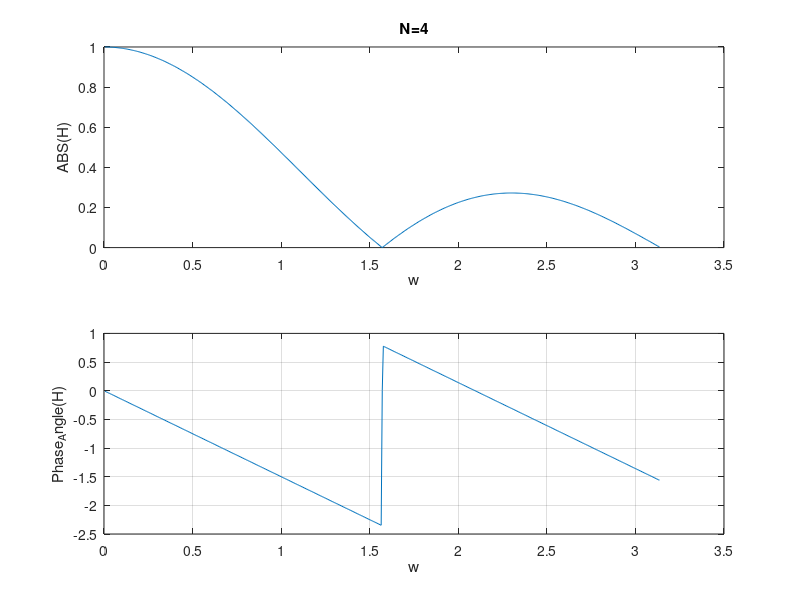
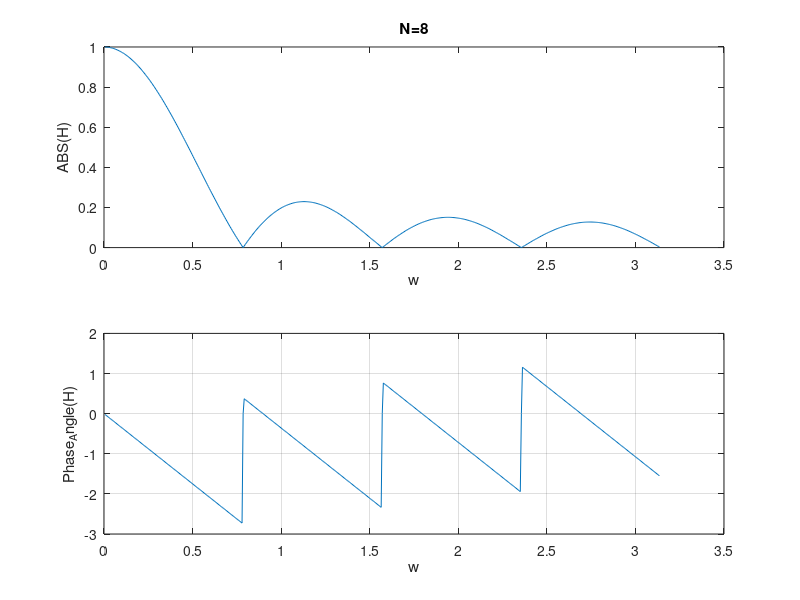
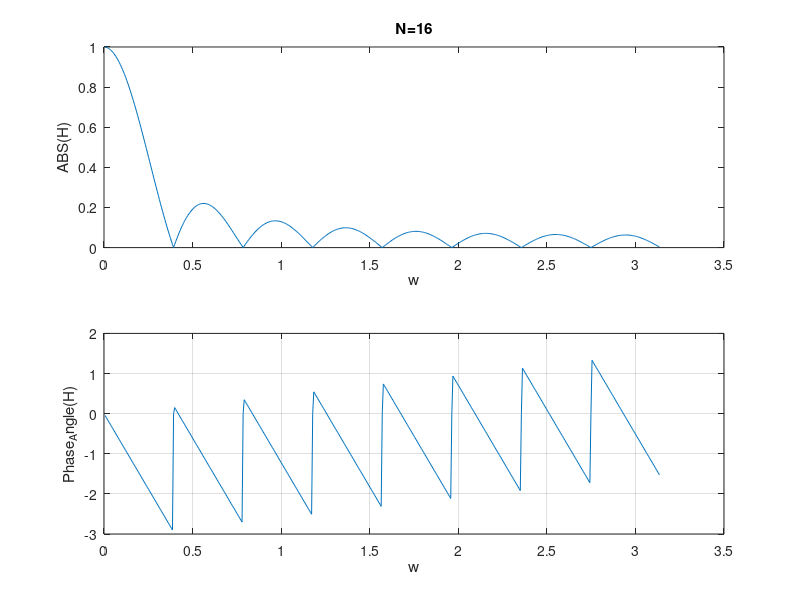
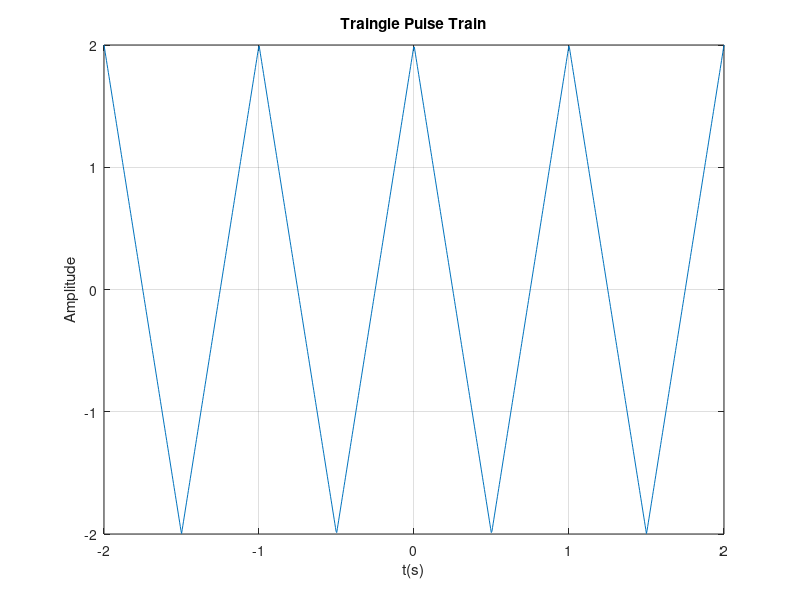

The MATLAB source for these figures, in order: (Note: this script raises an error after producing the figures.)
clc; close all; clear;

% Setting up required functions
u = @(n)double(n>=0);
del = @(n)double(n==0);

%% Question 1


% N = 4

N = 4;
b = zeros(1,N+1);
b(1) = 1;
b(N+1) = -1;
a = [1,-1];
[H, w] = freqz(b/N,a);

figure;
subplot(2,1,1);
plot(w,abs(H));
ylabel("ABS(H)")
xlabel("w")
title("N=4")
subplot(2,1,2);
plot(w,angle(H));
ylabel("Phase_Angle(H)");
xlabel("w");
grid on;

% What kind of filter is this? Low Pass Filter

% N = 8

N = 8;
b = zeros(1,N+1);
b(1) = 1;
b(N+1) = -1;
a = [1,-1];
[H, w] = freqz(b/N,a);

figure;
subplot(2,1,1);
plot(w,abs(H));
ylabel("ABS(H)")
xlabel("w")
title("N=8")
subplot(2,1,2);
plot(w,angle(H));
ylabel("Phase_Angle(H)")
xlabel("w")
grid on;

% N = 16

N = 16;
b = zeros(1,N+1);
b(1) = 1;
b(N+1) = -1;
a = [1,-1];
[H, w] = freqz(b/N,a);

figure;
subplot(2,1,1);
plot(w,abs(H));
ylabel("ABS(H)")
xlabel("w")
title("N=16")
subplot(2,1,2);
plot(w,angle(H));
ylabel("Phase_Angle(H)")
xlabel("w")
grid on;

% Whether or not you believe it is doing a good job of it? It depends on
% how you define a "good job". It is attenuating the amplitude of higher
% frequnecies as expected of a low pass filter but not enough as I see it.
% The moving filter is a good smoothing filter but a bad low-pass filter.
% (source:
% https://www.analog.com/media/en/technical-documentation/dsp-book/dsp_book_ch15.pdf)

%% Question 2 - a)
figure;
T = 10*(1/50);
t = linspace(-2,2,1000);
x = 2*sawtooth(2*pi*(t-0.5),1/2);
plot(t,x)
xlabel("t(s)");
ylabel("Amplitude")
title("Traingle Pulse Train")
grid on

%% Question 2 - b)

A = 2;
n = 0:50;
a = [];

for c = n
    if mod(c, 2) == 1
        a = [a,8*A/(pi*pi*c*c)];
    else
        a = [a,0];
    end
end

figure;
stem(n,abs(a));
xlabel("n");
ylabel("abs(a_n)")
title("abs(a_n)")
grid on

%% Question 2 - c)

% N = 1
n1 = 0;
for c = 0:1
    n1 = n1 + a(c+1)*cos(2*pi*c*t/1);
end

% N = 5
n2 = 0;
for c = 0:5
    n2 = n2 + a(c+1)*cos(2*pi*c*t/1);
end

% N = 20
n3 = 0;
for c = 0:20
    n3 = n3 + a(c+1)*cos(2*pi*c*t/1);
end


figure;
plot(t,x);
hold on;
plot(t,n1);
hold on;
plot(t,n2);
hold on;
plot(t,n3);
xlim([-1,1])
xlabel("t(s)");
ylabel("Amplitude")
legend('Actual x(t)','Fourier Series N=1','Fourier Series N=5','Fourier Series N=20')
grid on

% What happens as N increases?
% The foureir series gets closer and closer to the actual graph of x(t)

%% Question 3 - a

figure;
T = 10*(1/50);
t = linspace(-2,2,1000);
x = sawtooth(2*pi*(t-0.5));
plot(t,x)
ylim([-1.5,1.5])
xlabel("t(s)");
ylabel("Amplitude")
title("Traingle Pulse Train")
grid on

%% Question 3 - b

n = 1:50;
a = [];

for c = n
    a = [a, ((2)/(pi*c))*(-1)^(c+1)];
end

figure;
stem(n,abs(a))
xlabel("n");
ylabel("abs(a_n)")
title("abs(a_n)")
grid on

%% Question 3 - c

% N = 1
n1 = 0;
for c = 1:1
    n1 = n1 + a(c)*sin(2*pi*c*t/1);
end

% N = 10
n2 = 0;
for c = 1:10
    n2 = n2 + a(c)*sin(2*pi*c*t/1);
end

% N = 40
n3 = 0;
for c = 1:40
    n3 = n3 + a(c)*sin(2*pi*c*t/1);
end

figure;
plot(t,x);
hold on;
plot(t,n1);
hold on;
plot(t,n2);
hold on;
plot(t,n3);
xlim([-1,1])
xlabel("t(s)");
ylabel("Amplitude")
legend('Actual x(t)','Fourier Series N=1','Fourier Series N=10','Fourier Series N=40')
grid on

% What happens as N increases?
% The foureir series gets closer and closer to the actual graph of x(t)

% Do you notice any behavior that wasn t present in the triangular pulse trainDs Fourier series?
% The reason behind this could be the jumps in the graph from -1 to 1. Large spikes appear
% at the points of discontinuities during the period when the value
% transitions from -1 to 1. This is known as gibbs phenomenon. This is due
% to the oscillations overshooting.


%% Question 4 - a

step_x = 0.0001;
x = 0:step_x:10;
v = zeros(size(x));

for i = 1:length(x)
    if x(i) >= 0 && x(i) <= 1.5
       v(i) = (2/3) * x(i);
    elseif x(i) > 1.5 && x(i) <= 3
       v(i) = 2*(1-(x(i)/3));
    else
       v(i) = 0;
    end
end

figure;
plot(x,v)
xlabel("x");
ylabel("v(x)")
title("v(x)")
grid on;

pdf = abs(v).*abs(v);
figure;
plot(x,pdf)
xlabel("x");
ylabel("|v(x)|^2")
title("|v(x)|^2")
grid on

%% Question 4 - b

area = 0;
for i = 1:(length(x)-1)
    height = pdf(i);
    height_after = pdf(i+1);
    trapz_area = (height+height_after)*step_x*0.5;
    area = area + trapz_area;
end;

disp("Area (Numerially Calculated): " + area);
syms x_symbolic
disp("Area (Using Matlab for verification): " + trapz(x,pdf));

% Area of 1. Make sense as pdf is always 1 (sum of probs equal to 1)

%% Question 4 - c

n = 1:50;
a = [];

for c = n
    a = [a,8*sin(c*pi*0.5)/(pi*pi*c*c)];
end

comp = 0;
L = 3;

for c = n
    comp = comp + (L/2)*(a(c)*a(c));
end

disp("Part C = " + comp);

% Compare your answers to parts (b) and (c).
% The same answer. both 1. Probabilty distribution is always 1 as it is the
% sum of probabilites. 

% Can you give any reasoning to justify your answers?
% Both sides have the same area under the graph of 1.
% To simplify, the equality arises because both reflect the total probability of locating the particle. 
% In the first case it was the sum of probabilites for all possible
% positions in and the second being the summationf of contributions from
% all possibles states.

